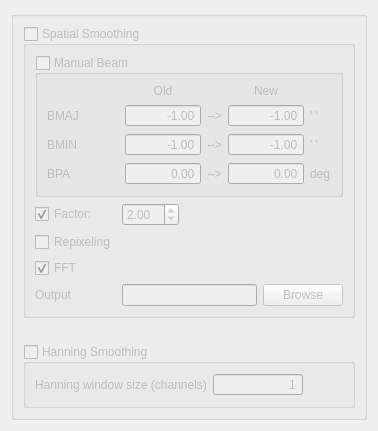
        <widget class="QWidget" name="page_5">
         <layout class="QGridLayout" name="gridLayout_11">
          <item row="1" column="0">
           <widget class="QGroupBox" name="SmoothgroupBox">
            <property name="enabled">
             <bool>false</bool>
            </property>
            <property name="title">
             <string/>
            </property>
            <property name="checkable">
             <bool>false</bool>
            </property>
            <property name="checked">
             <bool>false</bool>
            </property>
            <layout class="QGridLayout" name="gridLayout_6">
             <item row="1" column="0" colspan="3">
              <widget class="QGroupBox" name="SpatialSmoothgroupBox">
               <property name="title">
                <string>Spatial Smoothing</string>
               </property>
               <property name="checkable">
                <bool>true</bool>
               </property>
               <property name="checked">
                <bool>false</bool>
               </property>
               <layout class="QGridLayout" name="gridLayout_24">
                <item row="2" column="0">
                 <widget class="QCheckBox" name="ReducecheckBox">
                  <property name="text">
                   <string>Repixeling</string>
                  </property>
                 </widget>
                </item>
                <item row="4" column="1">
                 <widget class="QLineEdit" name="SmoothOutlineEdit"/>
                </item>
                <item row="1" column="0">
                 <widget class="QCheckBox" name="FactorcheckBox">
                  <property name="text">
                   <string>Factor:</string>
                  </property>
                  <property name="checked">
                   <bool>true</bool>
                  </property>
                 </widget>
                </item>
                <item row="4" column="0">
                 <widget class="QLabel" name="label_39">
                  <property name="text">
                   <string>Output</string>
                  </property>
                 </widget>
                </item>
                <item row="3" column="0">
                 <widget class="QCheckBox" name="FFTcheckBox">
                  <property name="text">
                   <string>FFT</string>
                  </property>
                  <property name="checked">
                   <bool>true</bool>
                  </property>
                 </widget>
                </item>
                <item row="1" column="1">
                 <widget class="QDoubleSpinBox" name="FactordoubleSpinBox">
                  <property name="sizePolicy">
                   <sizepolicy hsizetype="Fixed" vsizetype="Fixed">
                    <horstretch>0</horstretch>
                    <verstretch>0</verstretch>
                   </sizepolicy>
                  </property>
                  <property name="value">
                   <double>2.000000000000000</double>
                  </property>
                 </widget>
                </item>
                <item row="4" column="2">
                 <widget class="QPushButton" name="SmoothOutpushButton">
                  <property name="text">
                   <string>Browse</string>
                  </property>
                 </widget>
                </item>
                <item row="0" column="0" colspan="3">
                 <widget class="QGroupBox" name="BeamgroupBox">
                  <property name="sizePolicy">
                   <sizepolicy hsizetype="Preferred" vsizetype="Maximum">
                    <horstretch>0</horstretch>
                    <verstretch>0</verstretch>
                   </sizepolicy>
                  </property>
                  <property name="toolTip">
                   <string>&lt;html&gt;&lt;head/&gt;&lt;body&gt;&lt;p&gt;Manually insert beam parameters&lt;/p&gt;&lt;/body&gt;&lt;/html&gt;</string>
                  </property>
                  <property name="whatsThis">
                   <string>&lt;html&gt;&lt;head/&gt;&lt;body&gt;&lt;p&gt;Whether you wish to manually insert beam parameters&lt;/p&gt;&lt;/body&gt;&lt;/html&gt;</string>
                  </property>
                  <property name="title">
                   <string>Manual Beam</string>
                  </property>
                  <property name="checkable">
                   <bool>true</bool>
                  </property>
                  <property name="checked">
                   <bool>false</bool>
                  </property>
                  <layout class="QGridLayout" name="gridLayout_8">
                   <item row="3" column="0">
                    <widget class="QLabel" name="label_7">
                     <property name="text">
                      <string>BPA</string>
                     </property>
                    </widget>
                   </item>
                   <item row="0" column="4">
                    <widget class="QLabel" name="label_2">
                     <property name="sizePolicy">
                      <sizepolicy hsizetype="Preferred" vsizetype="Fixed">
                       <horstretch>0</horstretch>
                       <verstretch>0</verstretch>
                      </sizepolicy>
                     </property>
                     <property name="text">
                      <string>New</string>
                     </property>
                     <property name="alignment">
                      <set>Qt::AlignCenter</set>
                     </property>
                    </widget>
                   </item>
                   <item row="1" column="0">
                    <widget class="QLabel" name="label_4">
                     <property name="sizePolicy">
                      <sizepolicy hsizetype="Fixed" vsizetype="Preferred">
                       <horstretch>0</horstretch>
                       <verstretch>0</verstretch>
                      </sizepolicy>
                     </property>
                     <property name="layoutDirection">
                      <enum>Qt::RightToLeft</enum>
                     </property>
                     <property name="text">
                      <string>BMAJ</string>
                     </property>
                    </widget>
                   </item>
                   <item row="2" column="0">
                    <widget class="QLabel" name="label_6">
                     <property name="text">
                      <string>BMIN</string>
                     </property>
                    </widget>
                   </item>
                   <item row="1" column="2">
                    <widget class="QDoubleSpinBox" name="ObmajSpinBox">
                     <property name="locale">
                      <locale language="English" country="UnitedStates"/>
                     </property>
                     <property name="alignment">
                      <set>Qt::AlignRight|Qt::AlignTrailing|Qt::AlignVCenter</set>
                     </property>
                     <property name="buttonSymbols">
                      <enum>QAbstractSpinBox::NoButtons</enum>
                     </property>
                     <property name="minimum">
                      <double>-1.000000000000000</double>
                     </property>
                     <property name="maximum">
                      <double>10000.000000000000000</double>
                     </property>
                     <property name="value">
                      <double>-1.000000000000000</double>
                     </property>
                    </widget>
                   </item>
                   <item row="1" column="4">
                    <widget class="QDoubleSpinBox" name="NbmajSpinBox">
                     <property name="locale">
                      <locale language="English" country="UnitedStates"/>
                     </property>
                     <property name="alignment">
                      <set>Qt::AlignRight|Qt::AlignTrailing|Qt::AlignVCenter</set>
                     </property>
                     <property name="buttonSymbols">
                      <enum>QAbstractSpinBox::NoButtons</enum>
                     </property>
                     <property name="minimum">
                      <double>-1.000000000000000</double>
                     </property>
                     <property name="maximum">
                      <double>10000.000000000000000</double>
                     </property>
                     <property name="value">
                      <double>-1.000000000000000</double>
                     </property>
                    </widget>
                   </item>
                   <item row="1" column="5">
                    <widget class="QLabel" name="label_11">
                     <property name="sizePolicy">
                      <sizepolicy hsizetype="Maximum" vsizetype="Preferred">
                       <horstretch>0</horstretch>
                       <verstretch>0</verstretch>
                      </sizepolicy>
                     </property>
                     <property name="text">
                      <string>' '</string>
                     </property>
                    </widget>
                   </item>
                   <item row="2" column="2">
                    <widget class="QDoubleSpinBox" name="ObminSpinBox">
                     <property name="sizePolicy">
                      <sizepolicy hsizetype="Ignored" vsizetype="Preferred">
                       <horstretch>0</horstretch>
                       <verstretch>0</verstretch>
                      </sizepolicy>
                     </property>
                     <property name="locale">
                      <locale language="English" country="UnitedStates"/>
                     </property>
                     <property name="alignment">
                      <set>Qt::AlignRight|Qt::AlignTrailing|Qt::AlignVCenter</set>
                     </property>
                     <property name="buttonSymbols">
                      <enum>QAbstractSpinBox::NoButtons</enum>
                     </property>
                     <property name="minimum">
                      <double>-1.000000000000000</double>
                     </property>
                     <property name="maximum">
                      <double>10000.000000000000000</double>
                     </property>
                     <property name="value">
                      <double>-1.000000000000000</double>
                     </property>
                    </widget>
                   </item>
                   <item row="3" column="2">
                    <widget class="QDoubleSpinBox" name="ObpaSpinBox">
                     <property name="locale">
                      <locale language="English" country="UnitedStates"/>
                     </property>
                     <property name="alignment">
                      <set>Qt::AlignRight|Qt::AlignTrailing|Qt::AlignVCenter</set>
                     </property>
                     <property name="buttonSymbols">
                      <enum>QAbstractSpinBox::NoButtons</enum>
                     </property>
                     <property name="minimum">
                      <double>-10000.000000000000000</double>
                     </property>
                     <property name="maximum">
                      <double>10000.000000000000000</double>
                     </property>
                     <property name="value">
                      <double>0.000000000000000</double>
                     </property>
                    </widget>
                   </item>
                   <item row="2" column="3">
                    <widget class="QLabel" name="label_8">
                     <property name="text">
                      <string>--&gt;</string>
                     </property>
                    </widget>
                   </item>
                   <item row="3" column="3">
                    <widget class="QLabel" name="label_9">
                     <property name="text">
                      <string>--&gt;</string>
                     </property>
                    </widget>
                   </item>
                   <item row="2" column="4">
                    <widget class="QDoubleSpinBox" name="NbminSpinBox">
                     <property name="locale">
                      <locale language="English" country="UnitedStates"/>
                     </property>
                     <property name="alignment">
                      <set>Qt::AlignRight|Qt::AlignTrailing|Qt::AlignVCenter</set>
                     </property>
                     <property name="buttonSymbols">
                      <enum>QAbstractSpinBox::NoButtons</enum>
                     </property>
                     <property name="minimum">
                      <double>-1.000000000000000</double>
                     </property>
                     <property name="maximum">
                      <double>10000.000000000000000</double>
                     </property>
                     <property name="value">
                      <double>-1.000000000000000</double>
                     </property>
                    </widget>
                   </item>
                   <item row="3" column="4">
                    <widget class="QDoubleSpinBox" name="NbpaSpinBox">
                     <property name="locale">
                      <locale language="English" country="UnitedStates"/>
                     </property>
                     <property name="alignment">
                      <set>Qt::AlignRight|Qt::AlignTrailing|Qt::AlignVCenter</set>
                     </property>
                     <property name="buttonSymbols">
                      <enum>QAbstractSpinBox::NoButtons</enum>
                     </property>
                     <property name="minimum">
                      <double>-10000.000000000000000</double>
                     </property>
                     <property name="maximum">
                      <double>10000.000000000000000</double>
                     </property>
                     <property name="value">
                      <double>0.000000000000000</double>
                     </property>
                    </widget>
                   </item>
                   <item row="3" column="5">
                    <widget class="QLabel" name="label_3">
                     <property name="sizePolicy">
                      <sizepolicy hsizetype="Maximum" vsizetype="Preferred">
                       <horstretch>0</horstretch>
                       <verstretch>0</verstretch>
                      </sizepolicy>
                     </property>
                     <property name="text">
                      <string>deg</string>
                     </property>
                    </widget>
                   </item>
                   <item row="2" column="5">
                    <widget class="QLabel" name="label_10">
                     <property name="sizePolicy">
                      <sizepolicy hsizetype="Maximum" vsizetype="Preferred">
                       <horstretch>0</horstretch>
                       <verstretch>0</verstretch>
                      </sizepolicy>
                     </property>
                     <property name="text">
                      <string>' '</string>
                     </property>
                    </widget>
                   </item>
                   <item row="0" column="2">
                    <widget class="QLabel" name="label">
                     <property name="sizePolicy">
                      <sizepolicy hsizetype="Preferred" vsizetype="Preferred">
                       <horstretch>0</horstretch>
                       <verstretch>0</verstretch>
                      </sizepolicy>
                     </property>
                     <property name="text">
                      <string>Old</string>
                     </property>
                     <property name="alignment">
                      <set>Qt::AlignCenter</set>
                     </property>
                    </widget>
                   </item>
                   <item row="1" column="3">
                    <widget class="QLabel" name="label_5">
                     <property name="sizePolicy">
                      <sizepolicy hsizetype="Fixed" vsizetype="Preferred">
                       <horstretch>0</horstretch>
                       <verstretch>0</verstretch>
                      </sizepolicy>
                     </property>
                     <property name="text">
                      <string>--&gt;</string>
                     </property>
                    </widget>
                   </item>
                   <item row="1" column="1">
                    <spacer name="horizontalSpacer_15">
                     <property name="orientation">
                      <enum>Qt::Horizontal</enum>
                     </property>
                     <property name="sizeType">
                      <enum>QSizePolicy::Fixed</enum>
                     </property>
                     <property name="sizeHint" stdset="0">
                      <size>
                       <width>40</width>
                       <height>20</height>
                      </size>
                     </property>
                    </spacer>
                   </item>
                  </layout>
                 </widget>
                </item>
               </layout>
              </widget>
             </item>
             <item row="2" column="2">
              <spacer name="horizontalSpacer_21">
               <property name="orientation">
                <enum>Qt::Horizontal</enum>
               </property>
               <property name="sizeHint" stdset="0">
                <size>
                 <width>40</width>
                 <height>20</height>
                </size>
               </property>
              </spacer>
             </item>
             <item row="3" column="0" colspan="3">
              <widget class="QGroupBox" name="HanninggroupBox">
               <property name="title">
                <string>Hanning Smoothing</string>
               </property>
               <property name="checkable">
                <bool>true</bool>
               </property>
               <property name="checked">
                <bool>false</bool>
               </property>
               <layout class="QHBoxLayout" name="horizontalLayout_2">
                <item>
                 <widget class="QLabel" name="label_40">
                  <property name="text">
                   <string>Hanning window size (channels)</string>
                  </property>
                 </widget>
                </item>
                <item>
                 <widget class="QSpinBox" name="HanningspinBox">
                  <property name="minimumSize">
                   <size>
                    <width>90</width>
                    <height>0</height>
                   </size>
                  </property>
                  <property name="toolTip">
                   <string>&lt;html&gt;&lt;head/&gt;&lt;body&gt;&lt;p&gt;Must be an odd number!&lt;/p&gt;&lt;/body&gt;&lt;/html&gt;</string>
                  </property>
                  <property name="layoutDirection">
                   <enum>Qt::RightToLeft</enum>
                  </property>
                  <property name="alignment">
                   <set>Qt::AlignRight|Qt::AlignTrailing|Qt::AlignVCenter</set>
                  </property>
                  <property name="buttonSymbols">
                   <enum>QAbstractSpinBox::NoButtons</enum>
                  </property>
                  <property name="minimum">
                   <number>1</number>
                  </property>
                  <property name="singleStep">
                   <number>2</number>
                  </property>
                 </widget>
                </item>
                <item>
                 <spacer name="horizontalSpacer_22">
                  <property name="orientation">
                   <enum>Qt::Horizontal</enum>
                  </property>
                  <property name="sizeHint" stdset="0">
                   <size>
                    <width>40</width>
                    <height>20</height>
                   </size>
                  </property>
                 </spacer>
                </item>
               </layout>
              </widget>
             </item>
            </layout>
           </widget>
          </item>
         </layout>
        </widget>
